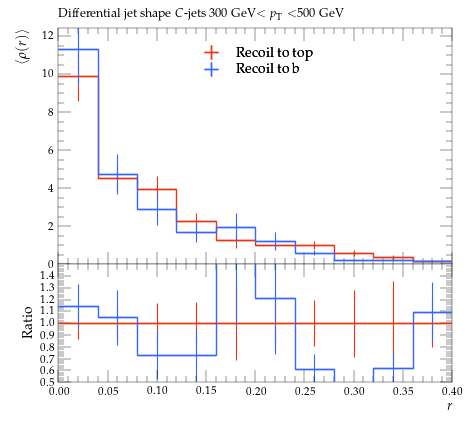

Python code for this plot:
#! /usr/bin/env python

# This Python script was auto-generated using YODA v2.0.2.
# Analysis object: /MC_HFDECAYS/avg_C_jet_rho_300_500
# Timestamp: 31-07-2026 (13:13:53)

import matplotlib as mpl
import matplotlib.pyplot as plt
mpl.use('Agg') # comment out for interactive use
import os
import numpy as np

plotDir = os.path.split(os.path.realpath(__file__))[0]
if 'YODA_USER_PLOT_PATH' in globals():
    plot_outdir = globals()['YODA_USER_PLOT_PATH']
else:
    plot_outdir = plotDir

#plot style
plt.style.use(os.path.join(plotDir, '../default.mplstyle'))
# plot metadata
figW, figH = plt.rcParams['figure.figsize']
ax_xLabel = r'$r$'
ax_yLabel = r'$\langle\rho(r)\rangle$'
ax_title  = r'Differential jet shape $C$-jets 300 GeV$<p_\mathrm{T}<$500 GeV'
ax_xScale = 'linear'
ax_yScale = 'linear'
xLims = (0.0, 0.4)
yLims = (0.0, 12.439229000000001)

# TeX-friendly labels for the legend
labels = {
    'legend' : ([ r"Recoil to top", r"Recoil to b" ], r""),
}

# Adjust canvas width and height
canvasW = 10.0
canvasH = 9.0
figW *= canvasW/10.
figH *= canvasH/9.

# Create figure and axis objects
fig, (ax, ratio0_ax) = plt.subplots(2, 1, sharex=True,
                  figsize=(figW,figH), gridspec_kw={'height_ratios': (6.0, 3.0)})

# Set figure margins
plt.subplots_adjust(
    left   = 1.0 * plt.rcParams['figure.subplot.left'],
    right  = 1.0 * plt.rcParams['figure.subplot.right'],
    top    = 1.0 * plt.rcParams['figure.subplot.top'],
    bottom = 1.0 * plt.rcParams['figure.subplot.bottom'])

ratio0_ax.yaxis.set_major_locator(mpl.ticker.MultipleLocator(0.1))
ratio0_ax.set_ylim(0.5, 1.4999)
ratio0_ax.set_ylabel('Ratio')

# the numerical data is stored in a separate file
dataf = dict()
prefix = os.path.split(__file__)[0]
if prefix:    prefix = prefix + '/'
exec(open(prefix+'avg_C_jet_rho_300_500__data.py').read(), dataf)


legend_handles = dict() # keep track of handles for the legend

# style options for curves
# starts at zorder>=5 to draw curve on top of legend
styles = {
  'recoil_t': {
    'color' : '#EE3311',
    'linestyle' : '-',
    'linewidth' : 1,
    'marker' : 'none',
    'markersize' : 2,
    'capsize' : 0.0,
    'zorder' : 5,
    'histstyle' : 1,
    'drawstyle' : 'steps-pre',
    'xerrorbars' : 1,
    'yerrorbars' : 1,
    'fillcolor' : None,
    'fillopacity' : 1.0,
    'ratio0_linestyle' : '-',
    'ratio0_linewidth' : 1,
    'ratio0_marker' : 'none',
    'ratio0_markersize' : 2,
    'ratio0_capsize' : 0.0,
    'ratio0_zorder' : 5,
    'ratio0_histstyle' : 1,
    'ratio0_drawstyle' : 'steps-pre',
    'ratio0_xerrorbars' : 1,
    'ratio0_yerrorbars' : 1,
  },
  'recoil_b': {
    'color' : '#3366FF',
    'linestyle' : '-',
    'linewidth' : 1,
    'marker' : 'none',
    'markersize' : 2,
    'capsize' : 0.0,
    'zorder' : 6,
    'histstyle' : 1,
    'drawstyle' : 'steps-pre',
    'xerrorbars' : 1,
    'yerrorbars' : 1,
    'fillcolor' : None,
    'fillopacity' : 1.0,
    'ratio0_linestyle' : '-',
    'ratio0_linewidth' : 1,
    'ratio0_marker' : 'none',
    'ratio0_markersize' : 2,
    'ratio0_capsize' : 0.0,
    'ratio0_zorder' : 6,
    'ratio0_histstyle' : 1,
    'ratio0_drawstyle' : 'steps-pre',
    'ratio0_xerrorbars' : 1,
    'ratio0_yerrorbars' : 1,
  },
}

# curve from input yoda files in main panel
for label, yvals in dataf['yvals'].items():
    if all(np.isnan(v) for v in dataf['yvals'][label]):
        continue
    tmp = None
    if styles[label]['histstyle']: # draw as histogram
        xpos = dataf['xedges'][label] if styles[label]['drawstyle'] else dataf['xpoints'][label]
        ypos = np.insert(yvals, 0, yvals[0]) if styles[label]['drawstyle'] else yvals
        if styles[label]['fillcolor']: # fill area below curve
            ax.fill_between(xpos, ypos, step='pre',
                            color=styles[label]['fillcolor'],
                            alpha=styles[label]['fillopacity'])
        tmp, = ax.plot(xpos, ypos,
                       color=styles[label]['color'],
                       linestyle=styles[label]['linestyle'],
                       linewidth=styles[label]['linewidth'],
                       drawstyle=styles[label]['drawstyle'], solid_joinstyle='miter',
                       zorder=styles[label]['zorder'], label=label)
    tmp = ax.errorbar(dataf['xpoints'][label], yvals,
                      xerr=np.array(dataf['xerrs'][label])*styles[label]['xerrorbars'],
                      yerr=np.array(dataf['yerrs'][label])*styles[label]['yerrorbars'],
                      fmt=styles[label]['marker'], capsize=styles[label]['capsize'],
                      markersize=styles[label]['markersize'],
                      ecolor=styles[label]['color'],
                      color=styles[label]['color'], zorder=styles[label]['zorder'])
    tmp[-1][0].set_linestyle(styles[label]['linestyle'])
    tmp[-1][0].set_linewidth(styles[label]['linewidth'])
    if label in dataf['add_legend_handle']:  legend_handles[label] = tmp
    for varLabel in dataf['variation_yvals'].keys():
        if varLabel.startswith(label):
            tmp, = ax.plot(dataf['xedges'][label], dataf['variation_yvals'][varLabel],
                           color=styles[label]['color'],
                           linestyle=styles[label]['linestyle'],
                           linewidth=styles[label]['linewidth'],
                           drawstyle='steps-pre', solid_joinstyle='miter',
                           zorder=styles[label]['zorder'], alpha=0.5)


# plots on ratio panel
# curve from input yoda files in ratio panel
for label, yvals in dataf['ratio0_yvals'].items():
    if all(np.isnan(v) for v in yvals):
        continue
    if styles[label]['ratio0_histstyle']: # plot as histogram
        xpos = dataf['xedges']['recoil_t'] if styles[label]['ratio0_drawstyle'] else dataf['xpoints']['recoil_t']
        ypos = np.insert(yvals, 0, yvals[0]) if styles[label]['ratio0_drawstyle'] else yvals
        ratio0_ax.plot(xpos, ypos,
                       color=styles[label]['color'],
                       linewidth=styles[label]['linewidth'],
                       linestyle=styles[label]['ratio0_linestyle'],
                       drawstyle=styles[label]['ratio0_drawstyle'], zorder=styles[label]['zorder'],
                       solid_joinstyle='miter')
    tmp = ratio0_ax.errorbar(dataf['xpoints']['recoil_t'], yvals,
                             xerr=np.array(dataf['ref_xerrs'])*styles[label]['ratio0_xerrorbars'],
                             yerr=np.array(dataf['ratio0_yerrs'][label])*styles[label]['ratio0_yerrorbars'],
                             fmt=styles[label]['ratio0_marker'], capsize=styles[label]['ratio0_capsize'],
                             markersize=styles[label]['ratio0_markersize'],
                             ecolor=styles[label]['color'],
                             color=styles[label]['color'])
    tmp[-1][0].set_linestyle(styles[label]['ratio0_linestyle'])
    tmp[-1][0].set_linewidth(styles[label]['ratio0_linewidth'])

    for varlabel in dataf['ratio0_variation_vals'].keys():
        if varlabel.startswith(label):
            ratio0_ax.plot(dataf['xedges']['recoil_t'],
                            dataf['ratio0_variation_vals'][varlabel],
                            color=styles[label]['color'],
                            linestyle=styles[label]['linestyle'],
                            linewidth=styles[label]['linewidth'],
                            drawstyle='steps-pre', solid_joinstyle='miter',
                            zorder=1, alpha=0.5)

legend_items = list(legend_handles.values())
ax.add_artist(ax.legend(legend_items,
                        labels['legend'][0],
                        title=labels['legend'][1],
                        alignment='left',
                        loc='upper center',
                        bbox_to_anchor=(0.5, 0.97)))

# set plot metadata as defined above
ratio0_ax.set_xlabel(ax_xLabel)
ratio0_ax.xaxis.set_label_coords(1., -0.15)
ax.set_ylabel(ax_yLabel, ha='right', va='top')
ax.yaxis.set_label_coords(-0.11, 1.0)
ax.set_title(ax_title, loc='left')
ax.set_xscale(ax_xScale)
ax.set_yscale(ax_yScale)
ax.set_xlim(xLims)
ax.set_ylim(yLims)

# tick formatting
plt.rcParams['xtick.top'] = True
plt.rcParams['ytick.right'] = True
fig.align_ylabels((ax, ratio0_ax))
plt.savefig(os.path.join(plot_outdir, 'avg_C_jet_rho_300_500.pdf'), format='PDF')
plt.savefig(os.path.join(plot_outdir, 'avg_C_jet_rho_300_500.png'), format='PNG')

plt.close(fig)
